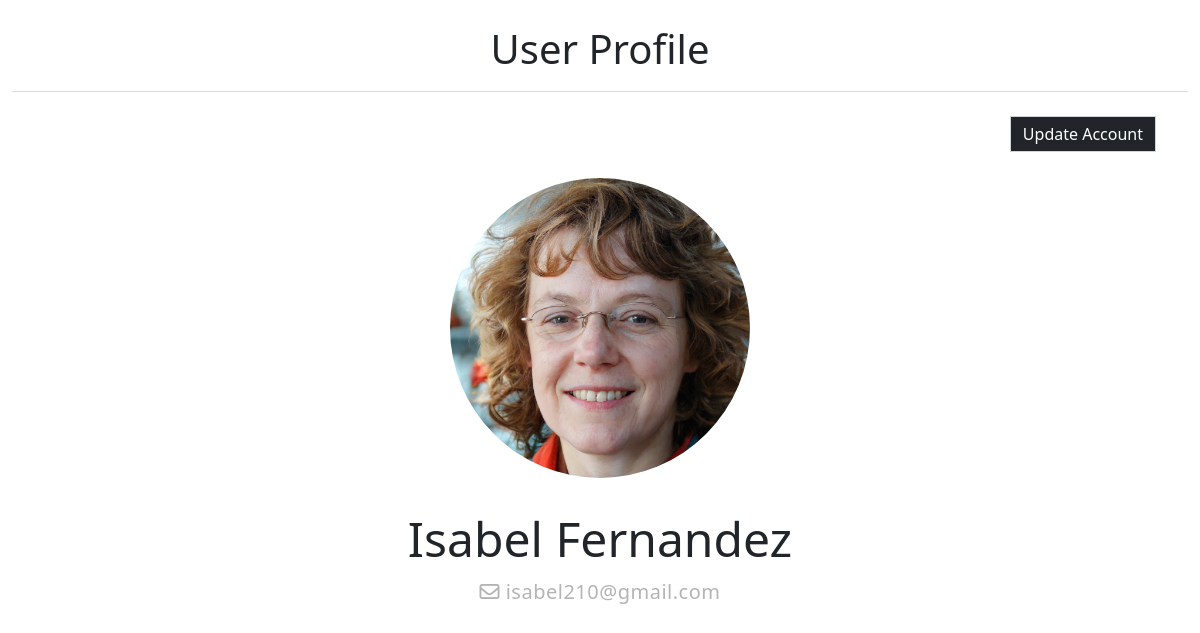
The app's page /user_profile (signed in) with its own data.
### users/models.py (models this page shows, shortened)
class Account(models.Model):
    id              = models.AutoField(primary_key=True)
    user            = models.ForeignKey(UserAccount,on_delete=models.CASCADE)
    first_name      = models.CharField(max_length=200)
    last_name       = models.CharField(max_length=200)
    date_of_birth   = models.DateField(default=datetime.date.today)
    gender_choice   = (('male','male'),('feminine','feminine'),('undefined','undefined'))
    gender          = models.CharField(max_length=10, default='male', choices=gender_choice)
    nationality     = CountryField()
    class Meta:
        abstract = True

class Teachers(Account):
    course          = models.ForeignKey(to='main_app.Courses',on_delete=models.DO_NOTHING,null=True,blank=True)
    profile_picture = models.ImageField(blank=True,null=True, upload_to=location_teachers)
    class Meta():
        verbose_name        = 'Teacher'
        verbose_name_plural = 'Teachers'
    @property
    def full_name(self):
        return '{} {}'.format(self.first_name,self.last_name)

class UserAccount(AbstractBaseUser,PermissionsMixin):
    email           = models.EmailField(unique=True)
    groups          = models.ManyToManyField(Group,blank=True)
    date_joined     = models.DateTimeField(auto_now_add=timezone.now())
    last_login      = models.DateTimeField(auto_now=timezone.now())
    is_active       = models.BooleanField(default=True)
    is_superuser    = models.BooleanField(default=False)
    is_staff        = models.BooleanField(default=False)
    objects = UserManager()
    USERNAME_FIELD  = 'email'

### users/views.py (the view)
# urls.py: path('user_profile',views.UserProfileView.as_view(),name='user_profile'),
class UserProfileView(DetailView):
    model         = UserAccount
    template_name = 'profile.html'
    def get_object(self):
        return self.request.user
    def get_context_data(self, **kwargs):
        context = super().get_context_data(**kwargs)
        context['account'] = GetAccount.get(self.request.user)
        return context

### users/utils.py (called while the page is built)
    def get(user):
        if Students.objects.filter(user=user).exists(): return Students.objects.get(user=user)
        elif Teachers.objects.filter(user=user).exists(): return Teachers.objects.get(user=user)
        else: return None

### users/templates/profile.html (shortened to what this page needs)
{% extends 'base.html' %}
{% load static %}
{% block content %}
<link rel="stylesheet" href="{% static 'main_app/css/profile.css' %}">
<div class="container-fluid">
    <div class="title">
        <h1>User Profile</h1>
    </div>
    {% if request.user.is_staff or request.user.email == object.email %}
    <div class="update">
        <a href="{% url 'user_update' %}">Update Account</a>
    </div>
    {% endif %}
    <div class="user-profile">
        <div class="picture col">
            <img src="{{account.profile_picture.url}}" width="400px">
        </div>
        <div class="data col">
            <h2>{{account.full_name}}</h2>
            <h5><i class="far fa-envelope"></i> {{object.email}}</h5>
            <h6>{{object.course}}</h6>
        </div>
    </div>
</div>
{% endblock %}

### static/main_app/css/profile.css (style rules this page uses)
.container-fluid { width: 100%; }
.container-fluid .title { border-bottom: 1px solid #d9dadc; padding: 25px 0 10px; margin-bottom: 30px; text-align: center; color: #212529; }
.update { padding: 0 2rem; text-align: end; }
.update a { background: #212529; border: 1px solid #ced4da; color: white; text-decoration: none; padding: .375rem .75rem; font-size: 1rem; font-weight: 400; line-height: 1.5; }
.user-profile { align-items: center; margin: auto; }
.picture { text-align: center; }
.picture img { flex: 1 0 0%; text-align: center; border-radius: 50%; width: 300px; margin: 2rem 0; }
.data { text-align: center; }
.data h2 { font-size: 3rem; }
.data h5,h6 { color: rgb(180, 180, 180); letter-spacing: .5px; padding: .3rem ; }

### records on screen
Teachers: profile_picture (picture), full_name "Isabel Fernandez"
UserAccount: email "isabel210@gmail.com"
